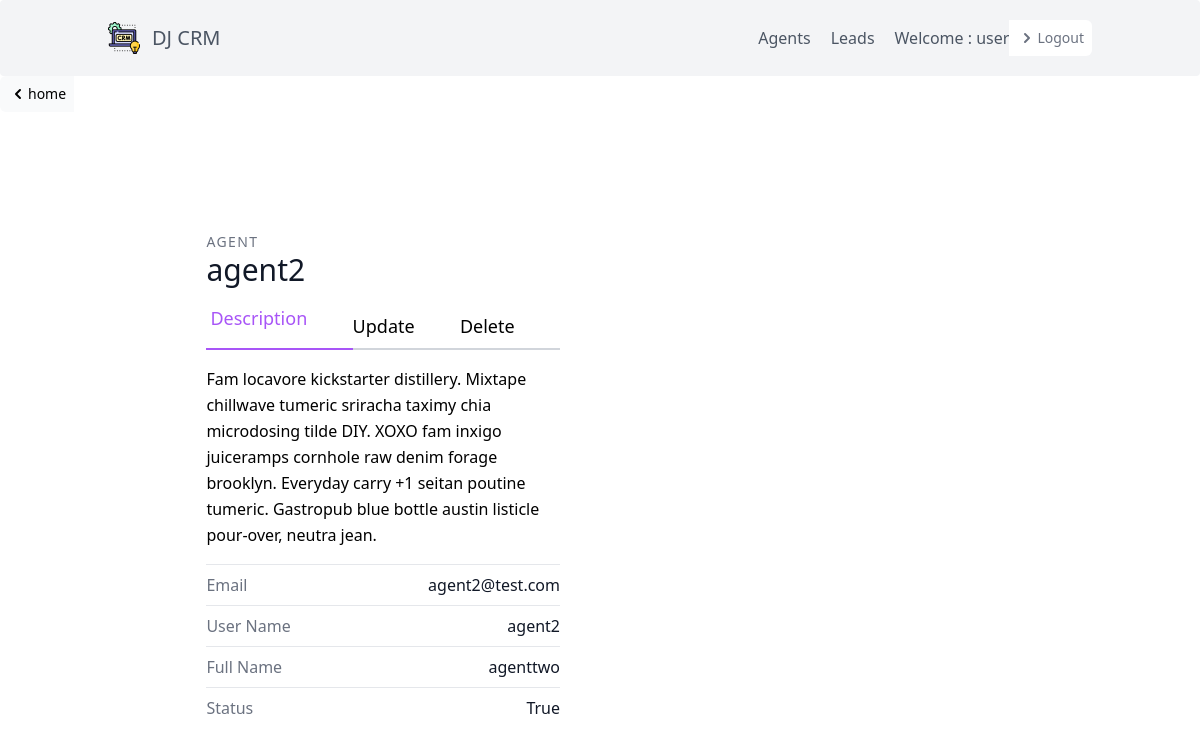
The page /agent/detail/7/ (signed in) on the database its author committed.
### leads/models.py (models this page shows, shortened)
class User(AbstractUser):
    is_organisor = models.BooleanField(default=True)
    is_agent = models.BooleanField(default=False)

class Agent(models.Model):
    user = models.OneToOneField(User, on_delete=models.CASCADE)
    organisation = models.ForeignKey(UserProfile, on_delete=models.CASCADE)

### agents/views.py (the view)
# urls.py: path('detail/<int:pk>/',AgentDetailView.as_view(), name='detail-agent'),
class AgentDetailView(OrganisorAndLoginRequiredMixin, generic.DetailView):
    template_name = "Agent/agent_detail.html/"
    context_object_name = "agent"
    def get_queryset(self):
        request_organisation = self.request.user.userprofile
        return Agent.objects.filter(organisation=request_organisation)

### agents/mixins.py (called while the page is built)
    def dispatch(self, request, *args, **kwargs):
        if not request.user.is_authenticated or not request.user.is_organisor:
            return redirect("dashbord")
        return super().dispatch(request, *args, **kwargs)

### agents/templates/Agent/agent_detail.html (shortened to what this page needs)
{% extends 'base.html' %} {% block content %}
<div class="">
    <a href=" {% url 'agents:agent' %} " class="relative inline-flex items-center px-2 py-2 rounded-l-md  bg-gray-50 text-sm font-medium text-black hover:bg-gray-500">
        <svg class="h-5 w-5" xmlns="http://www.w3.org/2000/svg" viewBox="0 0 20 20" fill="currentColor" aria-hidden="true">
              <path fill-rule="evenodd" d="M12.707 5.293a1 1 0 010 1.414L9.414 10l3.293 3.293a1 1 0 01-1.414 1.414l-4-4a1 1 0 010-1.414l4-4a1 1 0 011.414 0z" clip-rule="evenodd" />
            </svg> home
    </a>
</div>
<div class="container px-5 py-24 mx-auto">
    <div class="lg:w-4/5 mx-auto flex flex-wrap">
        <div class="lg:w-1/2 w-full lg:pr-10 lg:py-6 mb-6 lg:mb-0">
            <h2 class="text-sm title-font text-gray-500 tracking-widest"> AGENT</h2>
            <h1 class="text-gray-900 text-3xl title-font font-medium mb-4">{{agent.user.username}}</h1>
            <div class="flex mb-4">
                <a href="{% url 'agents:detail-agent' agent.id %}" class="flex-grow text-purple-500 border-b-2 border-purple-500  text-lg px-1">Description</a>
                <a href="{% url 'agents:update-agent' agent.id %}" class="flex-grow border-b-2 border-gray-300 py-2 text-lg px-1py-2">Update</a>
                <a href="{% url 'agents:delete-agent' agent.id %}" class="flex-grow border-b-2 border-gray-300 py-2 text-lg px-1">Delete</a>
            </div>
            <p class="leading-relaxed mb-4">Fam locavore kickstarter distillery. Mixtape chillwave tumeric sriracha taximy chia microdosing tilde DIY. XOXO fam inxigo juiceramps cornhole raw denim forage brooklyn. Everyday carry +1 seitan poutine tumeric. Gastropub blue bottle austin
                listicle pour-over, neutra jean.</p>
            <div class="flex border-t border-gray-200 py-2">
                <span class="text-gray-500">Email</span>
                <span class="ml-auto text-gray-900"> {{agent.user.email}}  </span>
            </div>
            <div class="flex border-t border-gray-200 py-2">
                <span class="text-gray-500">User Name</span>
                <span class="ml-auto text-gray-900">{{agent.user.username}}</span>
            </div>
            <div class="flex border-t border-gray-200 py-2">
                <span class="text-gray-500">Full Name</span>
                <span class="ml-auto text-gray-900">{{agent.user.first_name}}{{agent.user.last_name}}</span>
            </div>
            <div class="flex border-t border-gray-200 py-2">
                <span class="text-gray-500">Status</span>
                <span class="ml-auto text-gray-900">{{agent.user.is_active}}</span>
            </div>
        </div>
    </div>
</div>
{% endblock content %}

### templates/navbar.html (shortened to what this page needs)
{% load static %}
<header class="text-gray-600 body-font bg-gray-100 rounded">
    <div class="container mx-auto flex flex-wrap p-5 flex-col md:flex-row items-center">
        <a href="{% url 'dashbord' %}" class="flex title-font font-medium items-center text-gray-900 mb-4 md:mb-0">
            <div class="flex-shrink-0">
                <img class="h-8 w-8" src="{% static 'img/logo.png' %}" alt="Workflow">
            </div>
            <a href="{% url 'dashbord' %}"><span class="ml-3 text-xl">DJ CRM</span></a>
        </a>
        <nav class="md:ml-auto flex flex-wrap items-center text-base justify-center ">
            {% if not request.user.is_authenticated %}
            <a href=" {% url 'signup' %} " class="font-medium text-gree-600 hover:text-indigo-500 ml-5 rounded ">Sign up</a>
            <a href=" {% url 'login' %} " class="font-medium text-indigo-600 hover:text-indigo-500 ml-5 rounded ">Log in</a>
        </nav>
        {% else %} {% if request.user.is_organisor %}
        <a href=" {% url 'agents:agent' %} " class="mr-5 hover:text-gray-900">Agents</a> {% endif %}
        <a href=" {% url 'leads:home' %} " class="mr-5 hover:text-gray-900">Leads</a>
        <p> Welcome : {{ request.user.username }} </p>
        {% if request.user.is_authenticated %}
        <a href="{% url 'logout' %}" class="relative inline-flex items-center px-2 py-2 rounded-r-md bg-white text-sm font-medium text-gray-500 hover:bg-gray-50">
            <svg class="h-5 w-5" xmlns="http://www.w3.org/2000/svg" viewBox="0 0 20 20" fill="currentColor" aria-hidden="true">
            <path fill-rule="evenodd" d="M7.293 14.707a1 1 0 010-1.414L10.586 10 7.293 6.707a1 1 0 011.414-1.414l4 4a1 1 0 010 1.414l-4 4a1 1 0 01-1.414 0z" clip-rule="evenodd" />
          </svg>Logout
        </a>
        {% endif %} {% endif %}
    </div>
</header>

### rows shown on the page
User: user.username "user"
Agent: user.username "agent2", user.email "agent2@test.com", user.first_name "agent", user.last_name "two", user.is_active "True"
